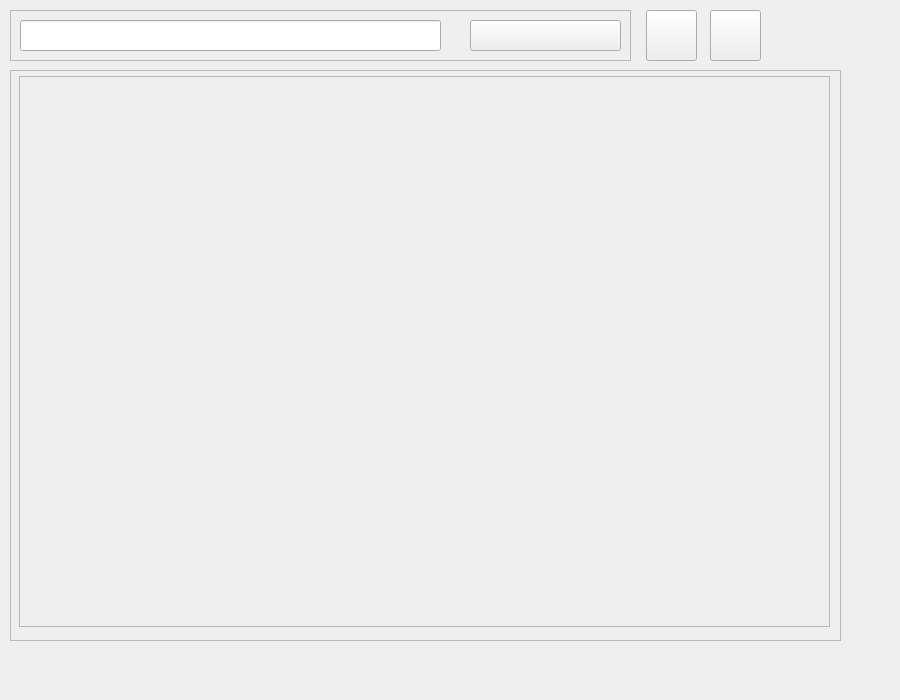
<?xml version="1.0" encoding="UTF-8"?>
<ui version="4.0">
 <class>mainwindow</class>
 <widget class="QWidget" name="mainwindow">
  <property name="geometry">
   <rect>
    <x>0</x>
    <y>0</y>
    <width>900</width>
    <height>700</height>
   </rect>
  </property>
  <property name="windowTitle">
   <string>Form</string>
  </property>
  <widget class="CardWidget" name="frame">
   <property name="geometry">
    <rect>
     <x>10</x>
     <y>70</y>
     <width>831</width>
     <height>571</height>
    </rect>
   </property>
   <property name="frameShape">
    <enum>QFrame::StyledPanel</enum>
   </property>
   <property name="frameShadow">
    <enum>QFrame::Raised</enum>
   </property>
   <widget class="SmoothScrollArea" name="scrollArea">
    <property name="geometry">
     <rect>
      <x>9</x>
      <y>6</y>
      <width>811</width>
      <height>551</height>
     </rect>
    </property>
    <property name="lineWidth">
     <number>0</number>
    </property>
    <property name="widgetResizable">
     <bool>true</bool>
    </property>
    <widget class="QWidget" name="scrollAreaWidgetContents">
     <property name="geometry">
      <rect>
       <x>0</x>
       <y>0</y>
       <width>809</width>
       <height>549</height>
      </rect>
     </property>
    </widget>
   </widget>
  </widget>
  <widget class="CardWidget" name="frame_2">
   <property name="geometry">
    <rect>
     <x>10</x>
     <y>10</y>
     <width>621</width>
     <height>51</height>
    </rect>
   </property>
   <property name="frameShape">
    <enum>QFrame::StyledPanel</enum>
   </property>
   <property name="frameShadow">
    <enum>QFrame::Raised</enum>
   </property>
   <widget class="SearchLineEdit" name="lineEdit">
    <property name="geometry">
     <rect>
      <x>10</x>
      <y>10</y>
      <width>421</width>
      <height>31</height>
     </rect>
    </property>
   </widget>
   <widget class="ComboBox" name="pushButton">
    <property name="geometry">
     <rect>
      <x>460</x>
      <y>10</y>
      <width>151</width>
      <height>31</height>
     </rect>
    </property>
    <property name="text">
     <string/>
    </property>
   </widget>
  </widget>
  <widget class="ToolButton" name="toolButton">
   <property name="geometry">
    <rect>
     <x>646</x>
     <y>10</y>
     <width>51</width>
     <height>51</height>
    </rect>
   </property>
   <property name="text">
    <string/>
   </property>
  </widget>
  <widget class="ToolButton" name="toolButton_2">
   <property name="geometry">
    <rect>
     <x>710</x>
     <y>10</y>
     <width>51</width>
     <height>51</height>
    </rect>
   </property>
   <property name="text">
    <string/>
   </property>
  </widget>
 </widget>
 <customwidgets>
  <customwidget>
   <class>ToolButton</class>
   <extends>QToolButton</extends>
   <header>qfluentwidgets</header>
  </customwidget>
  <customwidget>
   <class>SmoothScrollArea</class>
   <extends>QScrollArea</extends>
   <header>qfluentwidgets</header>
   <container>1</container>
  </customwidget>
  <customwidget>
   <class>CardWidget</class>
   <extends>QFrame</extends>
   <header>qfluentwidgets</header>
   <container>1</container>
  </customwidget>
  <customwidget>
   <class>SearchLineEdit</class>
   <extends>QLineEdit</extends>
   <header>qfluentwidgets</header>
  </customwidget>
  <customwidget>
   <class>ComboBox</class>
   <extends>QPushButton</extends>
   <header>qfluentwidgets</header>
  </customwidget>
 </customwidgets>
 <resources/>
 <connections/>
</ui>
